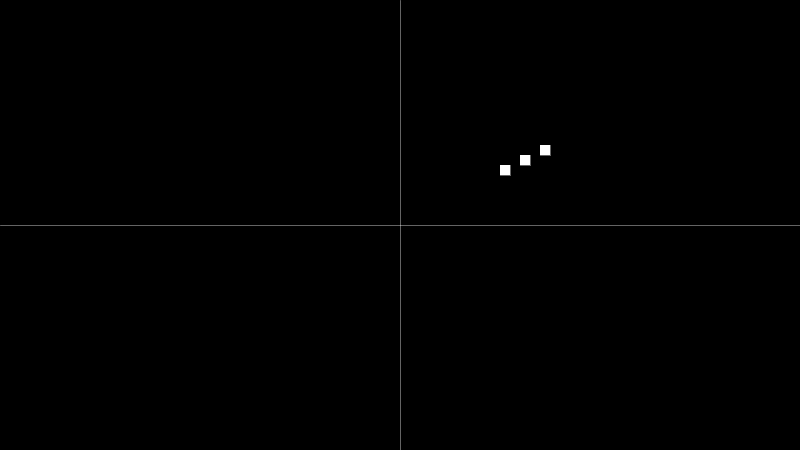
Frame 1 (no input)
Frame 60 (the mouse pressed at the canvas centre just before this capture): identical to frame 1, image omitted
Frame 120 (the mouse held since frame 60 and released just before this capture): identical to frame 1, image omitted

The Processing sketch that drew this single still picture (run headless with seeded random() and noise(); from frame 60 on, the mouse is pressed at the canvas centre):

// Processing sketch: ejemploSistemaCartesiano
// ── ejemploSistemaCartesiano.pde
//Ejemplo de dibujo en un sistema cartesiano.
//tallerProcessing
//https://github.com/gcorallo/tallerProcessing

void setup(){
  size(800,450);

  stroke(255,100);
}


void draw(){
  background(0);
  //translación y escalado.
  translate(width/2,height/2);
  scale(1,-1);
  //situación de sistema cartesiano.
  
  //dibujo los ejes.
  line(0,-height/2,0,height/2);
  line(-width/2,0,width/2,0);
  
  //dibujo.
  rect(100,50,10,10);
  rect(120,60,10,10);
  rect(140,70,10,10);
}
